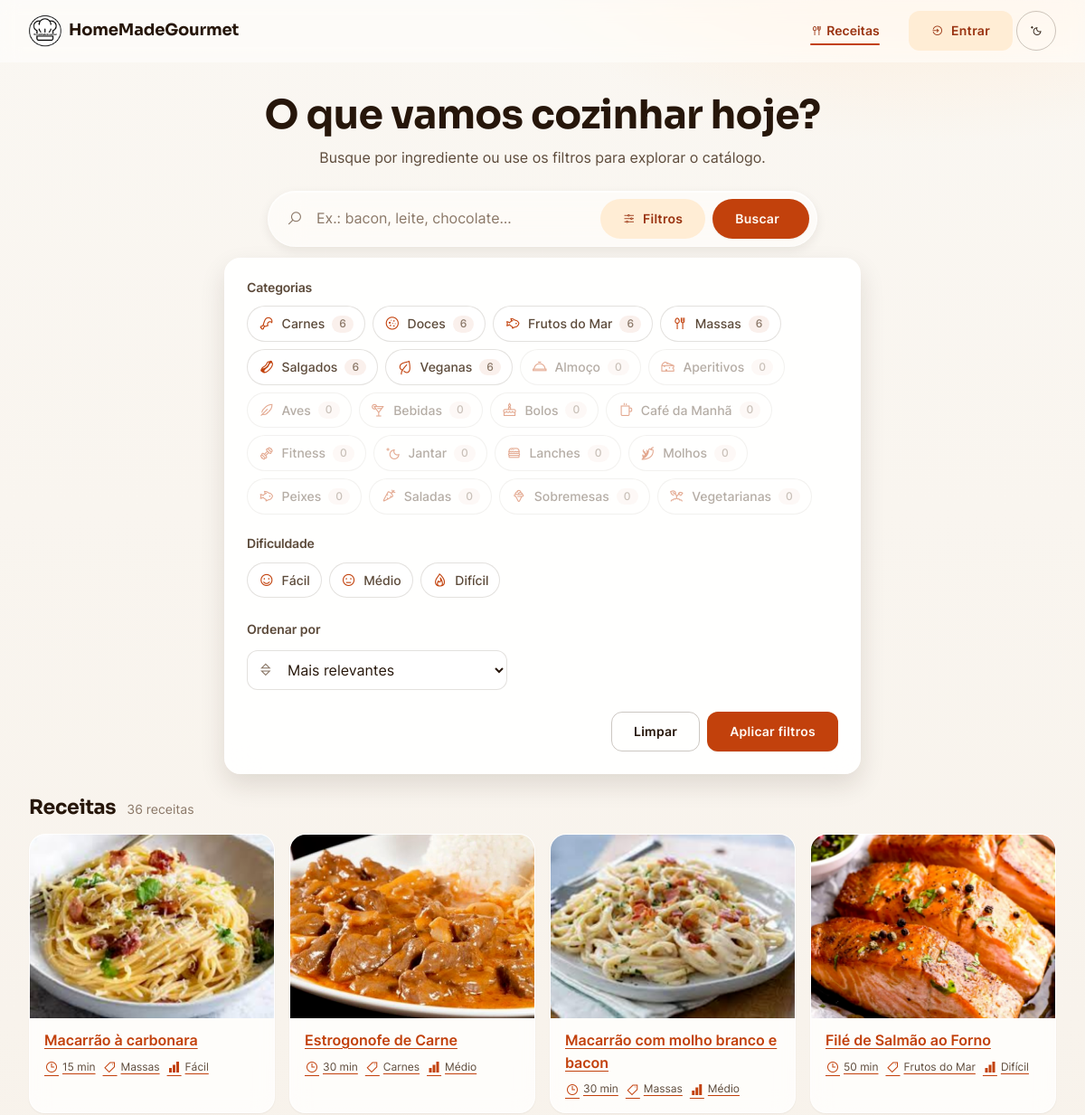
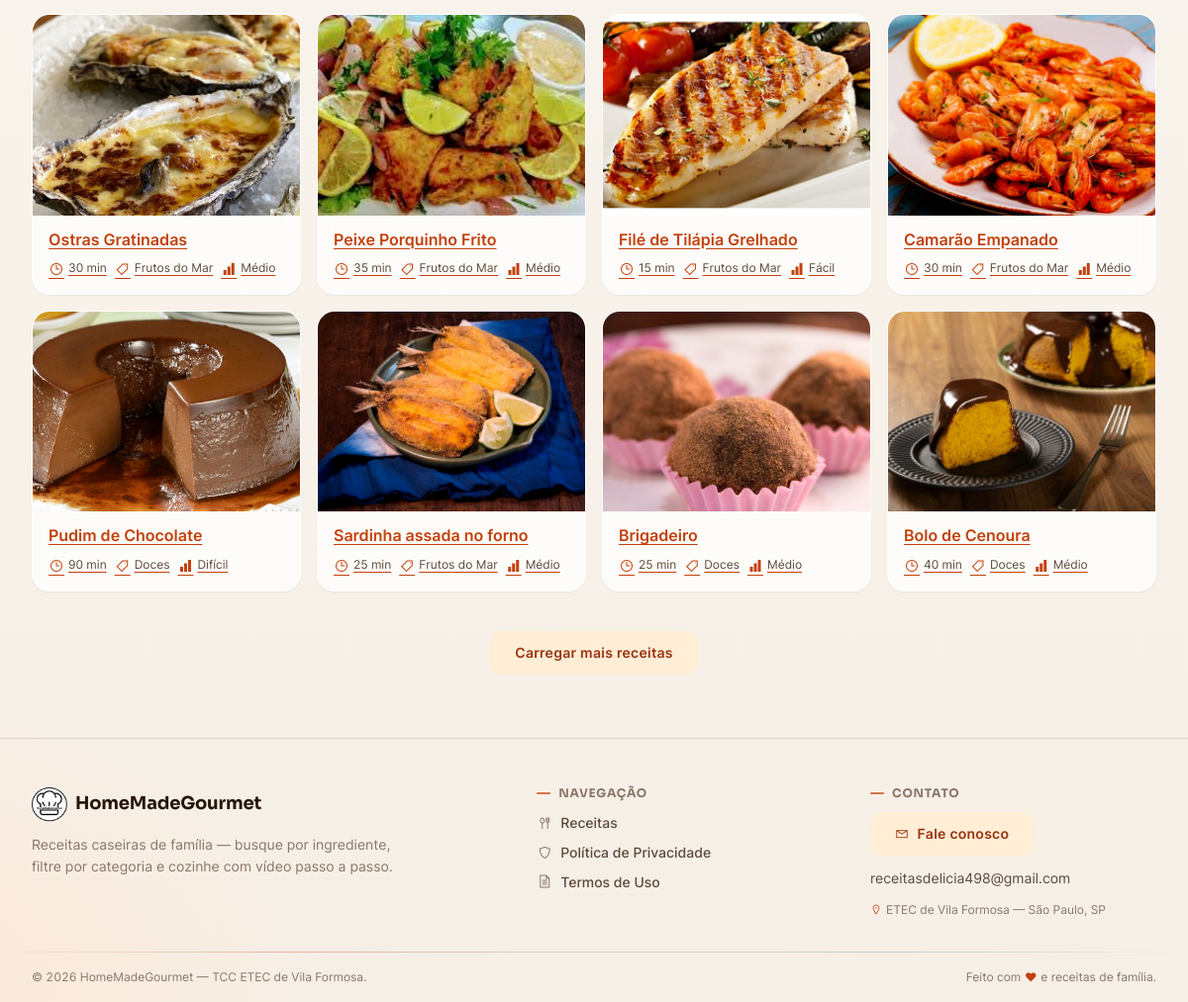
The page / on the database its author committed (2 pictures, top to bottom).
### tables this page shows
CREATE TABLE categoria (
    idCategoria   INT UNSIGNED  NOT NULL AUTO_INCREMENT,
    nomeCategoria VARCHAR(30)   NOT NULL,
    icone         VARCHAR(40)   NULL COMMENT 'Classe do ícone Line Awesome (ex.: la-fish) — permite adicionar categorias sem tocar no código',

    CONSTRAINT pk_categoria             PRIMARY KEY (idCategoria),
    CONSTRAINT uq_categoria_nome        UNIQUE (nomeCategoria),
    CONSTRAINT ck_categoria_nome_valido CHECK (CHAR_LENGTH(TRIM(nomeCategoria)) >= 3)
);

CREATE TABLE receita (
    idReceita     INT UNSIGNED   NOT NULL AUTO_INCREMENT,
    nomeReceita   VARCHAR(70)    NOT NULL,
    porcoes       SMALLINT UNSIGNED NOT NULL,
    tempoReceita  VARCHAR(10)    NOT NULL,
    qtdCalorias   DECIMAL(7,2)   NOT NULL,
    link          VARCHAR(400)   NOT NULL COMMENT 'Embed (iframe) do vídeo no YouTube (youtube-nocookie)',
    ingrediente_1  VARCHAR(60)   NULL,
    ingrediente_2  VARCHAR(60)   NULL,
    ingrediente_3  VARCHAR(60)   NULL,
    ingrediente_4  VARCHAR(60)   NULL,
    ingrediente_5  VARCHAR(60)   NULL,
    ingrediente_6  VARCHAR(60)   NULL,
    ingrediente_7  VARCHAR(60)   NULL,
    ingrediente_8  VARCHAR(60)   NULL,
    ingrediente_9  VARCHAR(60)   NULL,
    ingrediente_10 VARCHAR(60)   NULL,
    ingrediente_11 VARCHAR(60)   NULL,
    ingrediente_12 VARCHAR(60)   NULL,
    ingrediente_13 VARCHAR(60)   NULL,
    ingrediente_14 VARCHAR(60)   NULL,
    ingrediente_15 VARCHAR(60)   NULL,
    modoPreparo   TEXT           NOT NULL,
    idcategoriaFK INT UNSIGNED   NULL,
    imagem        VARCHAR(30)    NOT NULL,
    dificuldade    ENUM('Fácil','Médio','Difícil') NULL COMMENT 'Grau de dificuldade exibido no card e na página',
    tempoCozimento VARCHAR(10)   NULL COMMENT 'Tempo de cozimento, separado do tempo total de preparo',
    dicas          TEXT          NULL COMMENT 'Dicas/observações opcionais exibidas na página da receita',

    CONSTRAINT pk_receita              PRIMARY KEY (idReceita),
    CONSTRAINT uq_receita_nome         UNIQUE (nomeReceita),
    CONSTRAINT uq_receita_link         UNIQUE (link),
    CONSTRAINT ck_receita_porcoes      CHECK (porcoes > 0),
    CONSTRAINT ck_receita_calorias     CHECK (qtdCalorias >= 0),
    CONSTRAINT ck_receita_ingrediente1 CHECK (ingrediente_1 IS NOT NULL),

    KEY idx_receita_categoria    (idcategoriaFK),
    KEY idx_receita_dificuldade  (dificuldade)
);

### src/Presentation/View/partials/recipe-card.php (the view, shortened to what the rows shown need)
<?php
$slug = Slug::make((string) $card['name']);
$delay = isset($cardIndex) ? min((int) $cardIndex * 40, 400) : 0;
$loading = !empty($cardEager) ? 'eager' : 'lazy';
?>
<li class="card recipe-card reveal" style="animation-delay: <?= $delay ?>ms">
    <a class="recipe-card__btn" href="receita/<?= (int) $card['id'] ?>/<?= $slug ?>"
       aria-label="Ver receita: <?= htmlspecialchars((string) $card['name']) ?>">
        <span class="recipe-card__media">
            <img src="./assets/img/<?= htmlspecialchars((string) $card['image']) ?>"
                 alt="" loading="<?= $loading ?>" width="400" height="300">
        </span>
        <span class="recipe-card__body">
            <span class="recipe-card__title"><?= htmlspecialchars((string) $card['name']) ?></span>
            <span class="recipe-card__meta">
                <span><i class="las la-clock" aria-hidden="true"></i><?= htmlspecialchars((string) $card['time']) ?></span>
                <span><i class="las la-tag" aria-hidden="true"></i><?= htmlspecialchars((string) $card['category']) ?></span>
                <?php if (!empty($card['difficulty'])): ?>
                    <span><i class="las la-signal" aria-hidden="true"></i><?= htmlspecialchars((string) $card['difficulty']) ?></span>
                <?php endif; ?>
            </span>
        </span>
    </a>
</li>

### src/Presentation/View/index.php (shortened to what the rows shown need)
<?php
$cards = $viewData['cards'] ?? [];
$categories = $viewData['categories'] ?? [];
$filters = $viewData['filters'] ?? ['search' => null, 'categoryIds' => [], 'difficulties' => [], 'sort' => 'relevancia'];
$errorMessage = $viewData['errorMessage'] ?? null;
$filtrando = ($filters['search'] ?? null) !== null || ($filters['categoryIds'] ?? []) !== [] || ($filters['difficulties'] ?? []) !== [];
?>
<!DOCTYPE html>
<html lang="pt-br">
<head>
<?php
require __DIR__ . '/partials/head.php';
?>
</head>
<body>
    <main id="conteudo" role="main">
        <section class="search-hero container" aria-labelledby="tituloBusca">
            <h1 id="tituloBusca">O que vamos cozinhar hoje?</h1>
            <form action="index.php" method="GET" id="formSearch" role="search" aria-label="Buscar e filtrar receitas">
                <?php require __DIR__ . '/partials/filters.php'; ?>
            </form>
        </section>
        <section class="results container" aria-labelledby="tituloResultados">
            <div class="results__head">
                <h2 id="tituloResultados"><?= $filtrando ? 'Sua busca' : 'Receitas' ?></h2>
            </div>
            <?php if (!empty($errorMessage)): ?>
                <div class="empty glass" role="status">
                    <i class="las la-utensils" aria-hidden="true"></i>
                    <h3><?= htmlspecialchars($errorMessage) ?></h3>
                    <p style="margin-inline:auto;">Tente outro ingrediente ou ajuste os filtros.</p>
                    <a class="btn btn--soft" href="index.php">Ver todas as receitas</a>
                </div>
            <?php else: ?>
                <ul class="recipe-grid" id="gradeReceitas" role="list" style="list-style:none; padding:0;">
                    <?php foreach ($cards as $cardIndex => $card): ?>
                        <?php require __DIR__ . '/partials/recipe-card.php'; ?>
                    <?php endforeach; ?>
                </ul>
            <?php endif; ?>
        </section>
    </main>
<?php require __DIR__ . '/partials/footer.php'; ?>
</body>
</html>

### src/Presentation/View/partials/filters.php (shortened to what the rows shown need)
<div class="filters-panel" id="filtersPanel" hidden>
    <div class="filters-panel__group">
        <h2 class="filters-panel__title" id="filtroCategorias">Categorias</h2>
        <ul class="filters-cats" role="list" aria-labelledby="filtroCategorias">
            <?php foreach ($categories as $categoria): ?>
                <li>
                    <label class="filter-chip">
                        <span class="filter-chip__body">
                            <i class="las <?= htmlspecialchars($categoria['icon'] ?? 'la-utensils') ?>" aria-hidden="true"></i>
                            <?= htmlspecialchars($categoria['name']) ?>
                            <span class="filter-chip__count"><?= (int) $categoria['total'] ?></span>
                        </span>
                    </label>
                </li>
            <?php endforeach; ?>
        </ul>
    </div>
    <div class="filters-panel__group">
        <h2 class="filters-panel__title" id="filtroDificuldade">Dificuldade</h2>
    </div>
</div>

### rows shown on the page
categoria: nomeCategoria "Carnes", total "6"
categoria: nomeCategoria "Doces", total "6"
categoria: nomeCategoria "Frutos do Mar", total "6"
categoria: nomeCategoria "Massas", total "6"
categoria: nomeCategoria "Salgados", total "6"
categoria: nomeCategoria "Veganas", total "6"
categoria: nomeCategoria "Almoço", total "0"
categoria: nomeCategoria "Aperitivos", total "0"
categoria: nomeCategoria "Aves", total "0"
categoria: nomeCategoria "Bebidas", total "0"
categoria: nomeCategoria "Bolos", total "0"
categoria: nomeCategoria "Café da Manhã", total "0"
categoria: nomeCategoria "Fitness", total "0"
categoria: nomeCategoria "Jantar", total "0"
categoria: nomeCategoria "Lanches", total "0"
categoria: nomeCategoria "Molhos", total "0"
categoria: nomeCategoria "Peixes", total "0"
categoria: nomeCategoria "Saladas", total "0"
categoria: nomeCategoria "Sobremesas", total "0"
categoria: nomeCategoria "Vegetarianas", total "0"
receita: imagem (picture), nomeReceita "Macarrão à carbonara", tempoReceita "15 min", idcategoriaFK.nomeCategoria "Massas", dificuldade "Fácil"
receita: imagem (picture), nomeReceita "Estrogonofe de Carne", tempoReceita "30 min", idcategoriaFK.nomeCategoria "Carnes", dificuldade "Médio"
receita: imagem (picture), nomeReceita "Macarrão com molho branco e bacon", tempoReceita "30 min", idcategoriaFK.nomeCategoria "Massas", dificuldade "Médio"
receita: imagem (picture), nomeReceita "Filé de Salmão ao Forno", tempoReceita "50 min", idcategoriaFK.nomeCategoria "Frutos do Mar", dificuldade "Difícil"
receita: imagem (picture), nomeReceita "Ostras Gratinadas", tempoReceita "30 min", idcategoriaFK.nomeCategoria "Frutos do Mar", dificuldade "Médio"
receita: imagem (picture), nomeReceita "Peixe Porquinho Frito", tempoReceita "35 min", idcategoriaFK.nomeCategoria "Frutos do Mar", dificuldade "Médio"
receita: imagem (picture), nomeReceita "Filé de Tilápia Grelhado", tempoReceita "15 min", idcategoriaFK.nomeCategoria "Frutos do Mar", dificuldade "Fácil"
receita: imagem (picture), nomeReceita "Camarão Empanado", tempoReceita "30 min", idcategoriaFK.nomeCategoria "Frutos do Mar", dificuldade "Médio"
receita: imagem (picture), nomeReceita "Pudim de Chocolate", tempoReceita "90 min", idcategoriaFK.nomeCategoria "Doces", dificuldade "Difícil"
receita: imagem (picture), nomeReceita "Sardinha assada no forno", tempoReceita "25 min", idcategoriaFK.nomeCategoria "Frutos do Mar", dificuldade "Médio"
receita: imagem (picture), nomeReceita "Brigadeiro", tempoReceita "25 min", idcategoriaFK.nomeCategoria "Doces", dificuldade "Médio"
receita: imagem (picture), nomeReceita "Bolo de Cenoura", tempoReceita "40 min", idcategoriaFK.nomeCategoria "Doces", dificuldade "Médio"

### other values the page prints
$nivel "Fácil"
$nivel "Médio"
$nivel "Difícil"
$pagination['total'] "36"
$emailContato "receitasdelicia498@gmail.com"
form field ordenar "Mais relevantes"
